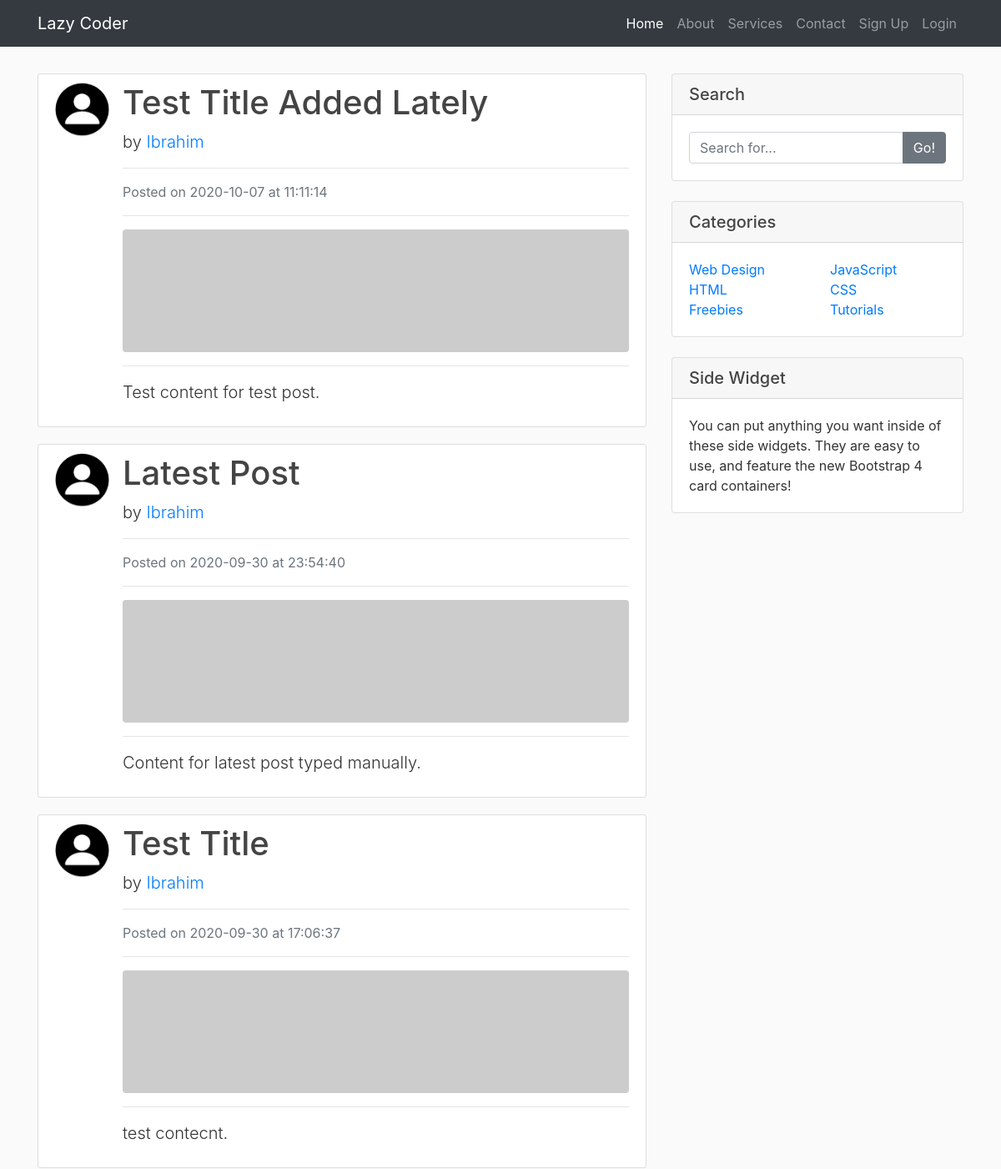
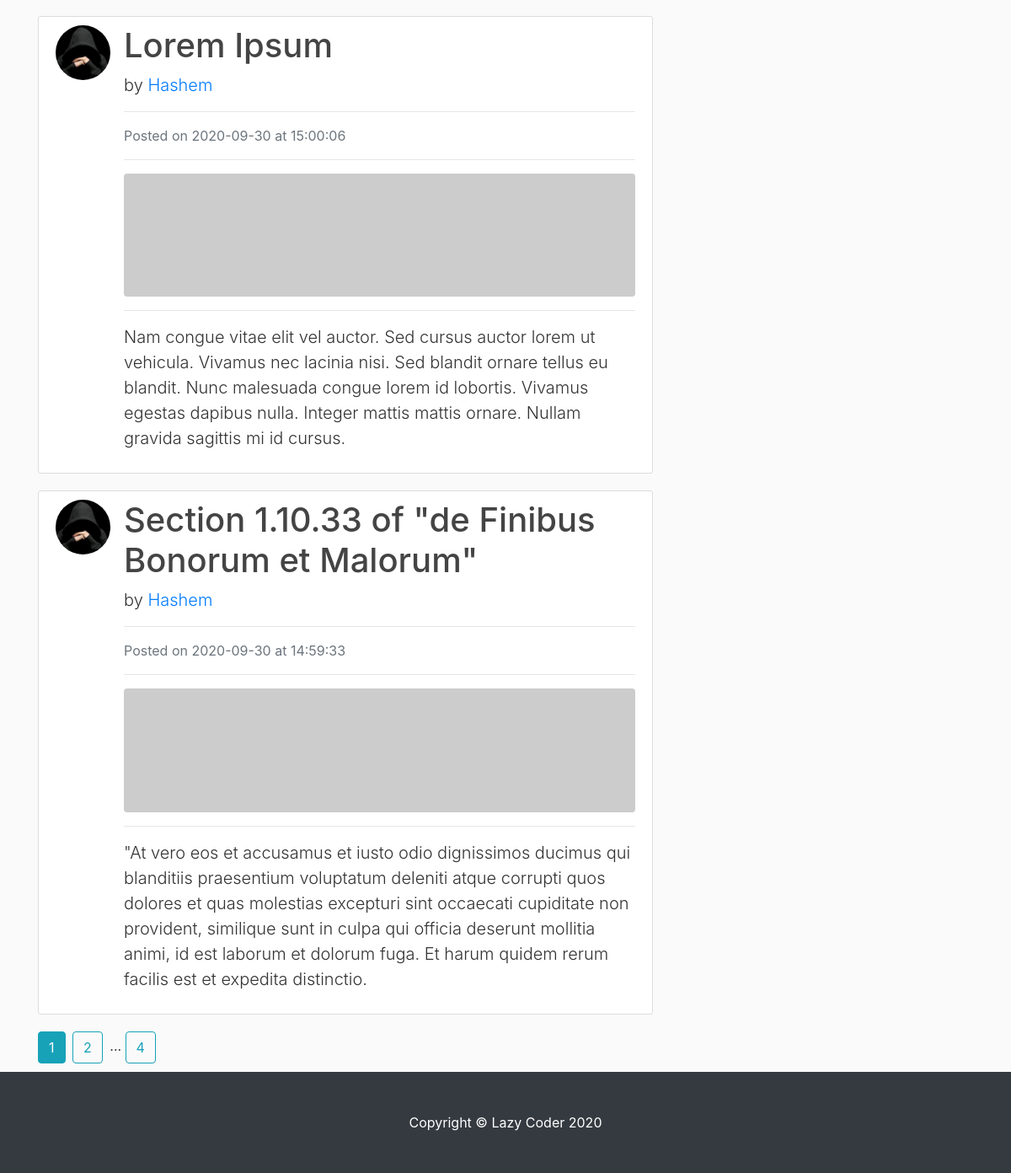
Page /home on the earlier database version (2 pictures, top to bottom).
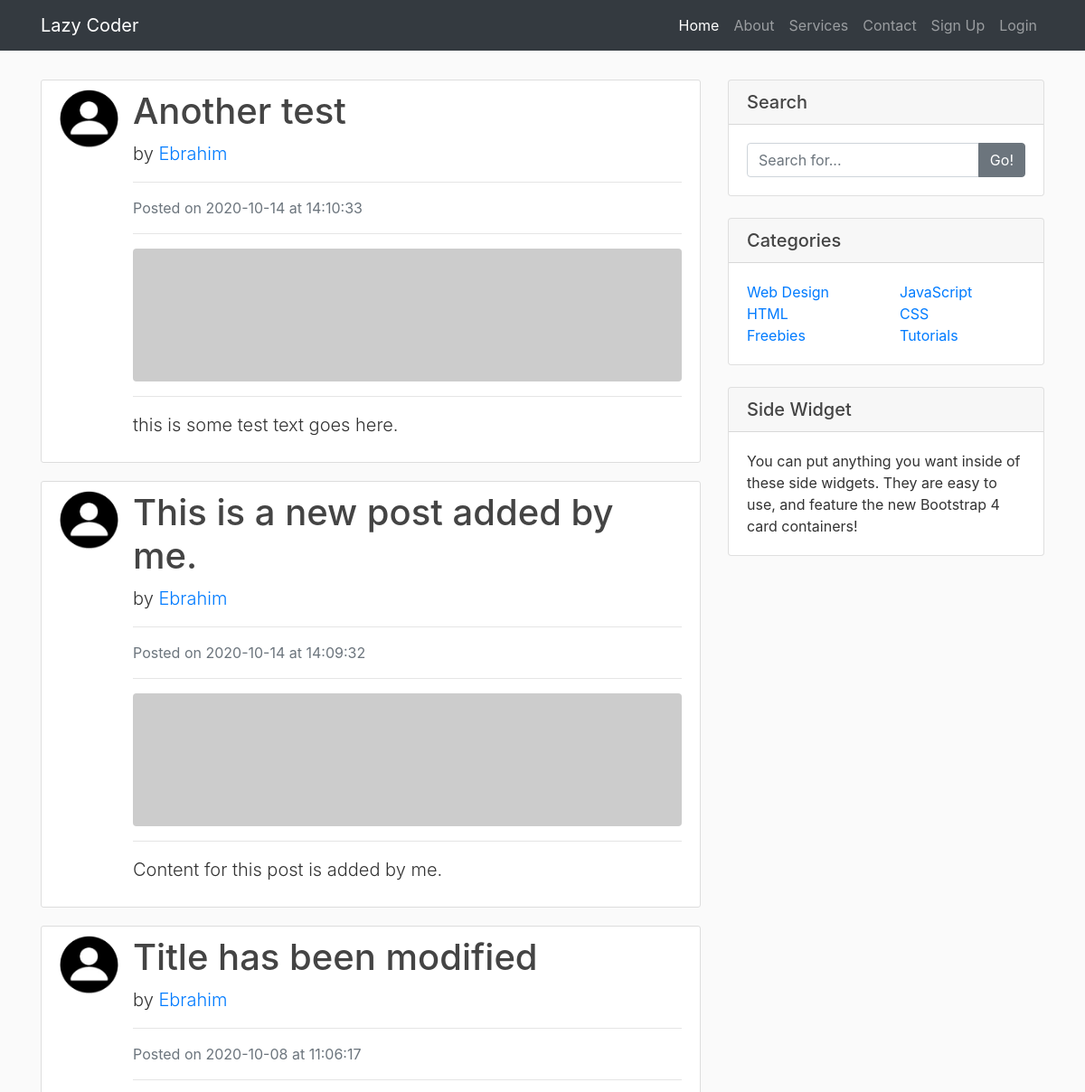
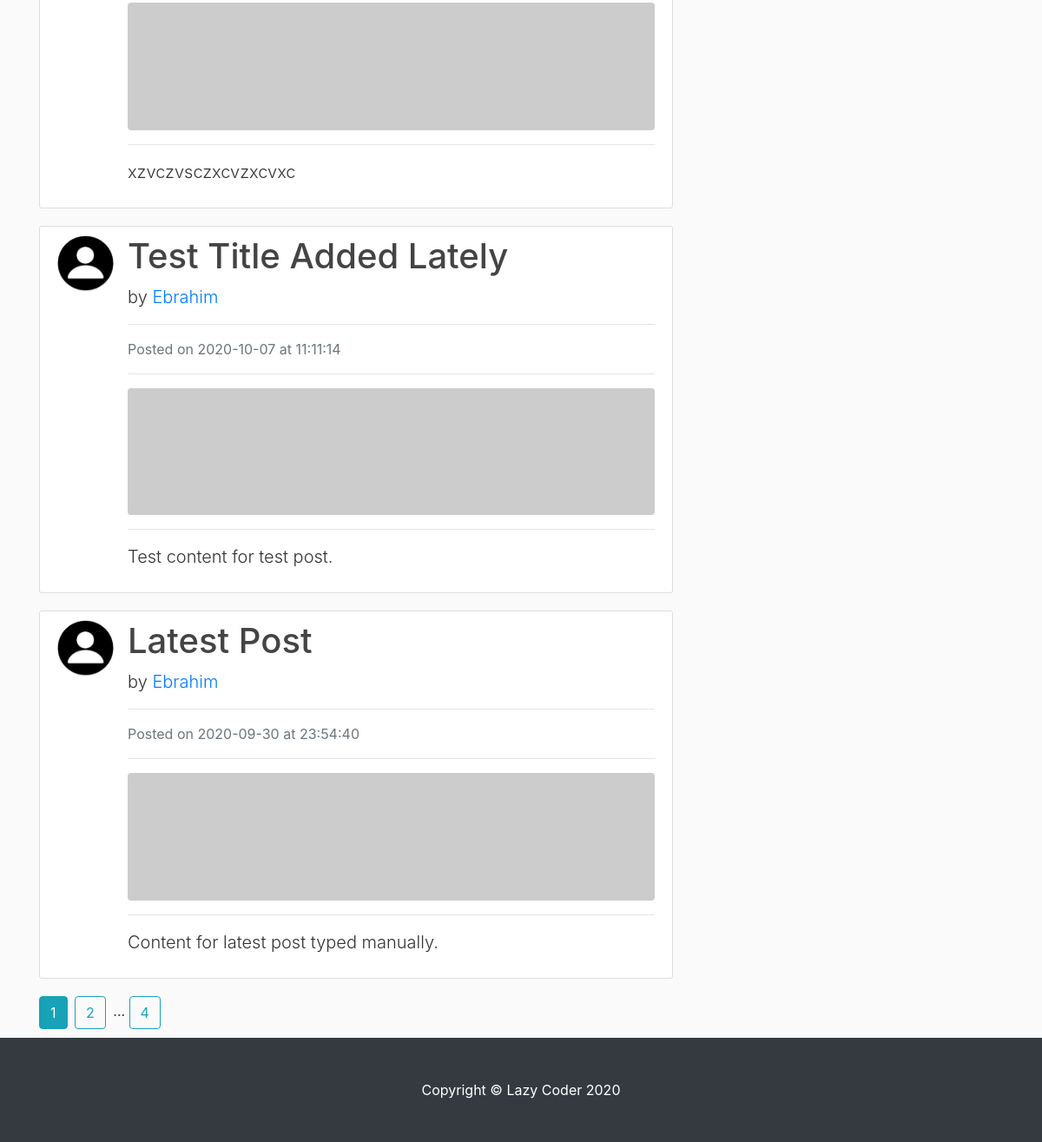
Same page on the later database version (2 pictures, top to bottom).
### blog/models.py (models this page shows, shortened)
class Post(db.Model):
    id = db.Column(db.Integer, primary_key=True)
    title = db.Column(db.String(100), nullable=True)
    date_posted = db.Column(db.DateTime, nullable=False, default=datetime.utcnow)
    content = db.Column(db.Text, nullable=False)
    user_id = db.Column(db.Integer, db.ForeignKey('user.id'), nullable=False)

class User(db.Model, UserMixin):
    id = db.Column(db.Integer, primary_key=True)
    username = db.Column(db.String(255), unique=True, nullable=False)
    email = db.Column(db.String(255), unique=True, nullable=False)
    image_file = db.Column(db.String(20), nullable=False, default='default.jpg')
    password = db.Column(db.String(60), nullable = False)
    posts = db.relationship('Post', backref='author', lazy=True)

### blog/main/routes.py (the view)
@main.route('/')
@main.route('/home')
def home():
    page = request.args.get('page', 1, type=int)
    posts = Post.query.order_by(Post.date_posted.desc()).paginate(page=page, per_page=5)
    return render_template('home.html', posts=posts)

### blog/templates/home.html
{% extends "layout.html" %}
{% block content %}
    {% for post in posts.items %}
        <div class="media content-section">
            <img class="rounded-circle article-img" src="{{ url_for('static', filename='profiles/' + post.author.image_file) }}" alt="">
            <div class="media-body">
                <h1>
                    <a href="{{ url_for('post.show_post', post_id=post.id) }}" class="article-title">
                        {{ post.title }}
                    </a>
                </h1>
                <p class="lead">
                    by <a href="{{ url_for('user.user_posts', username=post.author.username) }}">{{ post.author.username }}</a>
                </p>
                <hr>
                <p class="text-muted">Posted on {{ post.date_posted.strftime('%Y-%m-%d') }} at {{ post.date_posted.strftime('%H:%M:%S') }}</p>
                <hr>
                <img class="img-fluid rounded" src="http://placehold.it/620x150" alt="">
                <hr>
                <p class="lead">{{ post.content }}</p>
            </div>
        </div>
    {% endfor %}
    {% for page_num in posts.iter_pages(left_edge=1, right_edge=1, left_current=1, right_current=2) %}
        {% if page_num %}
            {% if posts.page == page_num %}
                <a href="{{ url_for('main.home', page=page_num) }}" class="btn btn-info mr-1">{{ page_num }}</a>
            {% else %}
                <a href="{{ url_for('main.home', page=page_num) }}" class="btn btn-outline-info mr-1">{{ page_num }}</a>
            {% endif %}
        {% else %}
            ...
        {% endif %}
    {% endfor %}
{% endblock content %}
{% block sidebar %}
    <div class="card my-2">
        <h5 class="card-header">Search</h5>
        <div class="card-body">
            <div class="input-group">
                <input type="text" class="form-control" placeholder="Search for...">
                <span class="input-group-append">
                <button class="btn btn-secondary" type="button">Go!</button>
                </span>
            </div>
        </div>
    </div>
    <div class="card my-4">
        <h5 class="card-header">Categories</h5>
        <div class="card-body">
            <div class="row">
                <div class="col-lg-6">
                    <ul class="list-unstyled mb-0">
                        <li>
                            <a href="#">Web Design</a>
                        </li>
                        <li>
                            <a href="#">HTML</a>
                        </li>
                        <li>
                            <a href="#">Freebies</a>
                        </li>
                    </ul>
                </div>
                <div class="col-lg-6">
                    <ul class="list-unstyled mb-0">
                        <li>
                            <a href="#">JavaScript</a>
                        </li>
                        <li>
                            <a href="#">CSS</a>
                        </li>
                        <li>
                            <a href="#">Tutorials</a>
                        </li>
                    </ul>
                </div>
            </div>
        </div>
    </div>
    <div class="card my-4">
        <h5 class="card-header">Side Widget</h5>
        <div class="card-body">
            You can put anything you want inside of these side widgets. They are easy to use, and feature the new Bootstrap 4 card containers!
        </div>
    </div>
{% endblock sidebar %}

### blog/templates/layout.html (shortened to what this page needs)
<!DOCTYPE html>
<html lang="en">
<head>
    <link rel="stylesheet" href="https://stackpath.bootstrapcdn.com/bootstrap/4.3.1/css/bootstrap.min.css">
    <link rel="stylesheet" type="text/css" href="{{ url_for('static', filename='main.css') }}">
</head>
<body>
    <nav class="navbar navbar-expand-lg navbar-dark bg-dark fixed-top">
        <div class="container">
            <a class="navbar-brand" href="{{ url_for('main.home') }}">Lazy Coder</a>
            <div class="collapse navbar-collapse" id="navbarResponsive">
                <ul class="navbar-nav ml-auto">
                    <li class="nav-item active">
                        <a class="nav-link" href="{{ url_for('main.home') }}">Home
                        </a>
                    </li>
                    <li class="nav-item">
                        <a class="nav-link" href="{{ url_for('main.about') }}">About</a>
                    </li>
                    <li class="nav-item">
                        <a class="nav-link" href="{{ url_for('main.service') }}">Services</a>
                    </li>
                    <li class="nav-item">
                        <a class="nav-link" href="{{ url_for('main.contact') }}">Contact</a>
                    </li>
                    {% if current_user.is_authenticated %}
                        <li class="nav-item">
                            <a class="nav-link" href="{{ url_for('post.create_post') }}">Add Post</a>
                        </li>
                        <li class="nav-item"><li class="nav-item">
                            <a class="nav-link" href="{{ url_for('user.account') }}">Account</a>
                        </li>
                            <a class="nav-link" href="{{ url_for('user.logout') }}">Logout</a>
                        </li>
                    {% else %}
                        <li class="nav-item">
                            <a class="nav-link" href="{{ url_for('user.signup') }}">Sign Up</a>
                        </li>
                        <li class="nav-item">
                            <a class="nav-link" href="{{ url_for('user.login') }}">Login</a>
                        </li>
                    {% endif %}
                </ul>
            </div>
        </div>
    </nav>
    <div class="container">
        <div class="row">
            <div class="col-lg-8 mt-2" style="margin-bottom: 130px;">
                {% block content %} {% endblock content %}
            </div>
            <div class="col-md-4">
                {% block sidebar %} {% endblock sidebar %}
            </div>
        </div>
    </div>
    <footer class="py-5 bg-dark">
        <div class="container">
            <p class="m-0 text-center text-white">Copyright &copy; Lazy Coder 2020</p>
        </div>
    </footer>
</body>
</html>

### blog/static/main.css (style rules this page uses)
body { background: #fafafa; color: #333333; margin-top: 5rem; }
h1, h2, h3, h4, h5, h6 { color: #444444; }
.content-section { background: #ffffff; padding: 10px 20px; border: 1px solid #dddddd; border-radius: 3px; margin-bottom: 20px; }
.article-title { color: #444444; }
.article-img { height: 65px; width: 65px; margin-right: 16px; }
footer { position: fixed; left: 0; bottom: 0; width: 100%; }

Differences in the rows shown:
no longer on this page (row unchanged): Post: image_file (picture), title "Test Title", author.username "Ibrahim", date_posted "2020-09-30", date_posted "17:06:37", content "test contecnt."
no longer on this page (row unchanged): Post: image_file (placeholder picture), title "Lorem Ipsum", author.username "Hashem", date_posted "2020-09-30", date_posted "15:00:06", content "Nam congue vitae elit vel auctor. Sed cursus auctor lorem ut vehicula. Vivamus nec lacinia nisi. Sed blandit ornare tellus eu blandit. Nunc malesuada congue lorem id lobortis. Vivamus egestas dapibus nulla. Integer mattis mattis ornare. Nullam gravida sagittis mi id cursus."
no longer on this page (row unchanged): Post: image_file (placeholder picture), title "Section 1.10.33 of \"de Finibus Bonorum et Malorum\"", author.username "Hashem", date_posted "2020-09-30", date_posted "14:59:33", content "\"At vero eos et accusamus et iusto odio dignissimos ducimus qui blanditiis praesentium voluptatum deleniti atque corrupti quos dolores et quas molestias excepturi sint occaecati cupiditate non provident, similique sunt in culpa qui officia deserunt mollitia animi, id est laborum et dolorum fuga. Et harum quidem rerum facilis est et expedita distinctio."
added Post: image_file (picture), title "Another test", author.username "Ebrahim", date_posted "2020-10-14", date_posted "14:10:33", content "this is some test text goes here."
added Post: image_file (picture), title "This is a new post added by me.", author.username "Ebrahim", date_posted "2020-10-14", date_posted "14:09:32", content "Content for this post is added by me."
added Post: image_file (picture), title "Title has been modified", author.username "Ebrahim", date_posted "2020-10-08", date_posted "11:06:17", content "xzvczvsczxcvzxcvxc"
changed through a linked row, Post "Test Title Added Lately": author.username "Ibrahim" → "Ebrahim"
changed through a linked row, Post "Latest Post": author.username "Ibrahim" → "Ebrahim"
